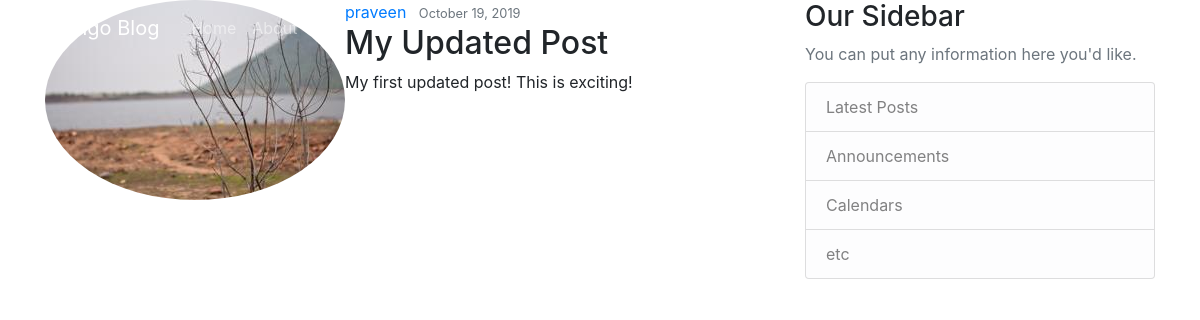
Screenshot of /post/7/ with the database file from the repository.
### blog/models.py (models this page shows, shortened)
class Post(models.Model):
    title = models.CharField(max_length=150)
    content = models.TextField()
    date_posted = models.DateTimeField(default=timezone.now)
    author = models.ForeignKey(User, on_delete=models.CASCADE)
    objects = models.Manager()

### users/models.py (models this page shows, shortened)
class Profile(models.Model):
    user = models.OneToOneField(User, on_delete=models.CASCADE)
    image = models.ImageField(default='default.JPG', upload_to='profile_pics')

### blog/views.py (the view)
# urls.py: path('post/<int:pk>/', PostDetailView.as_view(), name="post-detail"),
class PostDetailView(DetailView):
    model = Post

### blog/templates/blog/post_detail.html (shortened to what this page needs)
{% extends "blog/base.html" %}
{% block content %}
    <article class="media content-section">
        <img class="rounded-circle article-img" src="{{ object.author.profile.image.url }}">
      <div class="media-body">
        <div class="article-metadata">
          <a class="mr-2" href="{% url 'user-post' object.author.username %}">{{ object.author }}</a>
          <small class="text-muted">{{ object.date_posted|date:"F d, Y" }}</small>
        </div>
        <h2 class="article-title">{{ object.title }}</h2>
        <p class="article-content">{{ object.content }}</p>
      </div>
    </article>
{% endblock content %}

### rows the page displays
Post: author.profile.image (picture), author "praveen", date_posted "October 19, 2019", title "My Updated Post", content "My first updated post! This is exciting!"
